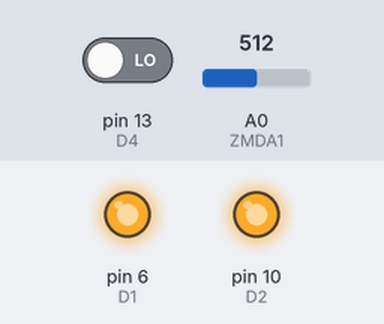
A sketch run on a simulated Arduino Uno, built with avr-gcc and run on an emulated ATmega328P. On the bench: output pins drawn as LEDs (lit = HIGH). Inputs (shaded band) come from the test bench; at power-on: pin 13 (D4) LOW, A0 (ZMDA1) = 512.

Above: at 0.1 s.
Timing chart, 0 to 1.6 s (numbered marks = the images above):
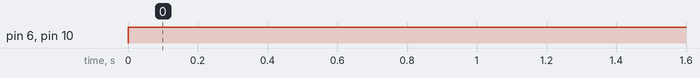

Measured:
- by itself, pin 6 (D1), pin 10 (D2): LOW → HIGH at 0.00 s

The sketch:

ZMDIOpin.ino
```cpp
/*
本程序示例提供了芝麻豆主控所有端口和arduino UNO的管脚对应关系
示例程序中提供了常用的一些函数示例供参考学习
芝麻豆主控的每个数字端口含有一个主IO引脚和一个辅助IO引脚
大多数模块只使用了端口的主IO引脚/*
本程序示例提供了芝麻豆主控所有端口和arduino UNO的管脚对应关系
示例程序中提供了常用的一些函数示例供参考学习
芝麻豆主控的每个数字端口含有一个主IO引脚和一个辅助IO引脚
大多数模块只使用了端口的主IO引脚
只有少数模块如超声波。数码管模块使用了端口中的主辅IO引脚
*/
int D1=6;//端口D1主IO引脚
int D1f=5;//端口D1辅助IO引脚
int D2=10;//端口D2主IO引脚
int D2f=9;//端口D2辅助IO引脚
int D3=11;//端口D3主IO引脚
int D3f=3;//端口D3辅助IO引脚
int D4=13;//端口D4主IO引脚
int D4f=12;//端口D4辅助IO引脚
int D5=2;//端口D5主IO引脚
int D5f=8;//端口D5辅助IO引脚
int D6=1;//端口D6主IO引脚
int D6f=0;//端口D6辅助IO引脚
int D7=4;//端口D7主IO引脚
int D7f=7;//端口D7辅助IO引脚
int D8=A5;//端口D8主IO引脚
int D8f=A4;//端口D8辅助IO引脚
int ZMDA1=A0;//端口A1IO引脚
int ZMDA2=A1;//端口A2IO引脚
int ZMDA3=A2;//端口A3IO引脚
int ZMDA4=A3;//端口A4IO引脚
//以上声明的变量为芝麻豆主控端口和管脚对应关系

void setup() {
pinMode(D1,OUTPUT);//设置D1端口管脚模式为输出
pinMode(D4,INPUT);//设置D4端口管脚模式为输入
}

void loop() {
digitalWrite(D1,HIGH);//D1端口输出高电平
analogWrite(D2,255);//D2端口PWM输出255
digitalRead(D4);//D4端口接数字传感器
analogRead(ZMDA1);//A1端口接模拟传感器（如旋钮电位器）
delay(500);//延时500毫秒
delayMicroseconds(1000);//延时1000微妙
}
```
